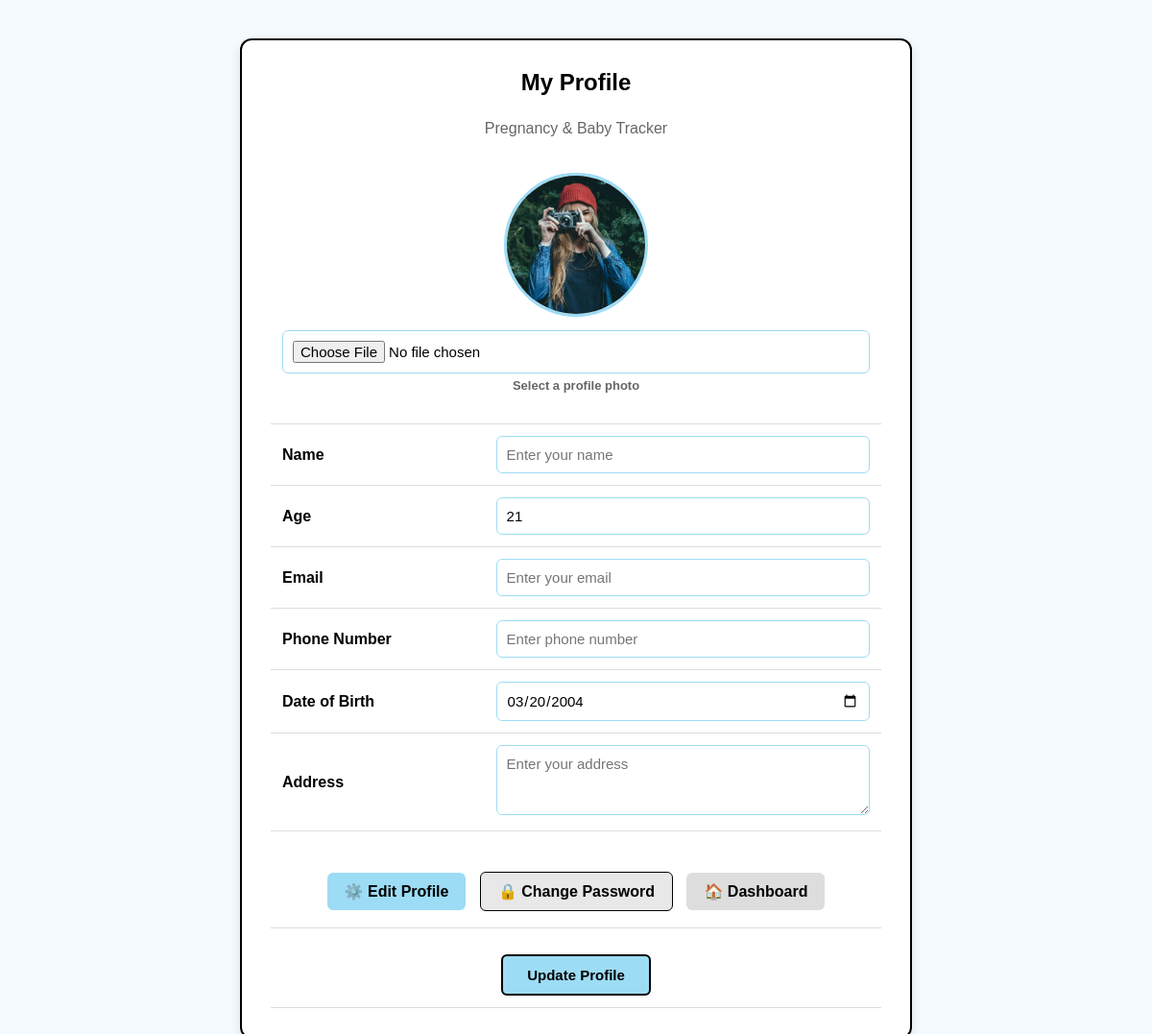
The app's page /User/Profile/ (signed in) with its own data.
### User/models.py (models this page shows, shortened)
class tbl_UserProfile(models.Model):
    registration = models.OneToOneField(
        'Guest.tbl_registration',
        on_delete=models.CASCADE,
        related_name='user_profile'
    )
    age = models.IntegerField(null=True, blank=True)
    date_of_birth = models.DateField(
        null=True,
        blank=True
    )
    profile_photo = models.ImageField(
        upload_to='profile_photos/',
        null=True,
        blank=True
    )

### User/views.py (the view)
# urls.py: path('Profile/', views.Profile, name='Profile'),
def Profile(request):
    user,response=guard(request)
    if response:return response
    profile, _=tbl_UserProfile.objects.get_or_create(user=user,defaults={'contact':user.user_contact,'address':user.user_address})
    return render(request,'User/Profile.html',{'user':user,'profile':profile})

### User/views.py (called while the page is built)
def current_user(request):
    uid = request.session.get('user_id')
    if not uid or request.session.get('role') != 'USER':
        return None
    return tbl_registration.objects.filter(id=uid, is_active=True).first()

def guard(request):
    user = current_user(request)
    if not user:
        return None, redirect('Guest:Login')
    return user, None

### User/Templates/User/Profile.html (shortened to what this page needs)
{% load static %}
<!DOCTYPE html>
<html lang="en">
<head>
</head>
<body>
    <div class="profile-box">
        <h2>My Profile</h2>
        <p class="subtitle">
            Pregnancy & Baby Tracker
        </p>
        <form method="POST" enctype="multipart/form-data">
            <table>
                <tr>
                    <td colspan="2">
                        <div class="photo-box">
                            {% if profile.profile_photo %}
                                <img
                                    src="{{ profile.profile_photo.url }}"
                                    class="profile-photo"
                                    alt="Profile Photo"
                                >
                            {% else %}
                                <img
                                    src="{% static 'Images/Profile.png' %}"
                                    class="profile-photo"
                                    alt="Profile Photo"
                                >
                            {% endif %}
                            <br>
                            <input
                                type="file"
                                name="profile_photo"
                                accept="image/*"
                            >
                            <div class="photo-name">
                                Select a profile photo
                            </div>
                        </div>
                    </td>
                </tr>
                <tr>
                    <td>
                        Name
                    </td>
                    <td>
                        <input
                            type="text"
                            name="user_name"
                            value="{{ registration.user_name }}"
                            placeholder="Enter your name"
                            required
                        >
                    </td>
                </tr>
                <tr>
                    <td>
                        Age
                    </td>
                    <td>
                        <input
                            type="number"
                            name="age"
                            value="{{ profile.age|default:'' }}"
                            placeholder="Enter your age"
                            min="1"
                            max="120"
                        >
                    </td>
                </tr>
                <tr>
                    <td>
                        Email
                    </td>
                    <td>
                        <input
                            type="email"
                            name="user_email"
                            value="{{ registration.user_email }}"
                             placeholder="Enter your email"
                            required
                        >
                    </td>
                </tr>
                <tr>
                    <td>
                        Phone Number
                    </td>
                    <td>
                        <input
                            type="tel"
                            name="user_contact"
                            value="{{ registration.user_contact }}"
                            placeholder="Enter phone number"
                        >
                    </td>
                </tr>
                <tr>
                    <td>
                        Date of Birth
                    </td>
                    <td>
                        <input
                            type="date"
                            name="date_of_birth"
                            value="{{ profile.date_of_birth|date:'Y-m-d' }}"
                        >
                    </td>
                </tr>
                <tr>
                    <td>
                        Address
                    </td>
                    <td>
                        <textarea
                            name="user_address"
                            rows="3"
                            placeholder="Enter your address"
                        >{{ registration.user_address }}</textarea>
                    </td>
                </tr>
                <tr>
                    <td colspan="2" align="center">
                        <div class="links">
                            <a
                                href="{% url 'User:EditProfile' %}"
                                class="edit-link"
                            >
                                ⚙️ Edit Profile
                            </a>
                            <a
                                href="{% url 'User:ChangePassword' %}"
                                class="password-link"
                            >
                                🔒 Change Password
                            </a>
                            <a
                                href="{% url 'User:UserDashboard' %}"
                                class="back-link"
                            >
                                🏠 Dashboard
                            </a>
                        </div>
                    </td>
                </tr>
                <tr>
                    <td colspan="2" align="center">
                        <button
                            type="submit"
                            class="update-btn"
                        >
                            Update Profile
                        </button>
                    </td>
                </tr>
            </table>
        </form>
    </div>
</body>
</html>

### User/Templates/User/Profile.html (style rules this page uses)
* { margin: 0; padding: 0; box-sizing: border-box; font-family: Arial, sans-serif; }
body { background-color: #f5faff; padding: 40px; }
.profile-box { max-width: 700px; margin: auto; background-color: white; padding: 30px; border-radius: 12px; border: 2px solid #000; box-shadow: 0 4px 12px rgba(0, 0, 0, 0.1); }
h2 { text-align: center; margin-bottom: 25px; color: #000; }
.subtitle { text-align: center; color: #666; margin-bottom: 25px; }
table { width: 100%; border-collapse: collapse; }
td { padding: 12px; border-bottom: 1px solid #ddd; vertical-align: middle; }
td:first-child { width: 35%; font-weight: bold; color: #000; }
input, textarea { width: 100%; padding: 10px; border: 1px solid #9ddcf5; border-radius: 6px; font-size: 15px; }
textarea { resize: vertical; }
.photo-box { text-align: center; margin-bottom: 20px; }
.profile-photo { width: 150px; height: 150px; border-radius: 50%; object-fit: cover; border: 3px solid #9ddcf5; margin-bottom: 10px; }
.photo-name { color: #666; font-size: 13px; margin-top: 5px; }
.links { text-align: center; margin-top: 25px; }
.links a { display: inline-block; padding: 10px 18px; margin: 5px; border-radius: 6px; text-decoration: none; font-weight: bold; }
.edit-link { background-color: #9ddcf5; color: #000; }
.password-link { background-color: #e8e8e8; color: #000; border: 1px solid #000; }
.back-link { background-color: #ddd; color: #000; }
.update-btn { background-color: #9ddcf5; color: #000; border: 2px solid #000; padding: 11px 25px; border-radius: 6px; font-size: 15px; font-weight: bold; cursor: pointer; margin-top: 15px; }

### records on screen
tbl_UserProfile: profile_photo (picture), age "21", date_of_birth "03/20/2004"
